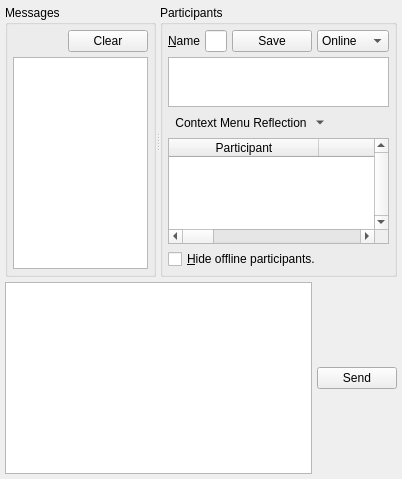
             <widget class="QWidget" name="scrollAreaWidgetContents_2">
              <property name="geometry">
               <rect>
                <x>0</x>
                <y>0</y>
                <width>402</width>
                <height>479</height>
               </rect>
              </property>
              <layout class="QHBoxLayout" name="horizontalLayout_25">
               <property name="spacing">
                <number>5</number>
               </property>
               <property name="margin">
                <number>5</number>
               </property>
               <item>
                <layout class="QVBoxLayout" name="verticalLayout_24">
                 <property name="spacing">
                  <number>5</number>
                 </property>
                 <item>
                  <widget class="QSplitter" name="chatHorizontalSplitter">
                   <property name="orientation">
                    <enum>Qt::Horizontal</enum>
                   </property>
                   <widget class="QGroupBox" name="groupBox_9">
                    <property name="title">
                     <string>Messages</string>
                    </property>
                    <layout class="QVBoxLayout" name="verticalLayout_7">
                     <property name="spacing">
                      <number>5</number>
                     </property>
                     <property name="margin">
                      <number>5</number>
                     </property>
                     <item>
                      <layout class="QHBoxLayout" name="horizontalLayout_27">
                       <property name="spacing">
                        <number>5</number>
                       </property>
                       <item>
                        <spacer name="horizontalSpacer_23">
                         <property name="orientation">
                          <enum>Qt::Horizontal</enum>
                         </property>
                         <property name="sizeHint" stdset="0">
                          <size>
                           <width>40</width>
                           <height>20</height>
                          </size>
                         </property>
                        </spacer>
                       </item>
                       <item>
                        <widget class="QPushButton" name="clearMessages">
                         <property name="text">
                          <string>Clear</string>
                         </property>
                        </widget>
                       </item>
                      </layout>
                     </item>
                     <item>
                      <widget class="QTextBrowser" name="messages">
                       <property name="tabChangesFocus">
                        <bool>true</bool>
                       </property>
                       <property name="textInteractionFlags">
                        <set>Qt::LinksAccessibleByMouse|Qt::TextSelectableByKeyboard|Qt::TextSelectableByMouse</set>
                       </property>
                       <property name="openLinks">
                        <bool>false</bool>
                       </property>
                      </widget>
                     </item>
                    </layout>
                   </widget>
                   <widget class="QGroupBox" name="groupBox">
                    <property name="title">
                     <string>Participants</string>
                    </property>
                    <layout class="QVBoxLayout" name="verticalLayout_19">
                     <property name="spacing">
                      <number>5</number>
                     </property>
                     <property name="margin">
                      <number>5</number>
                     </property>
                     <item>
                      <layout class="QHBoxLayout" name="horizontalLayout_9">
                       <property name="spacing">
                        <number>5</number>
                       </property>
                       <item>
                        <widget class="QLabel" name="label_5">
                         <property name="text">
                          <string>&amp;Name</string>
                         </property>
                         <property name="buddy">
                          <cstring>nodeName</cstring>
                         </property>
                        </widget>
                       </item>
                       <item>
                        <widget class="QLineEdit" name="nodeName"/>
                       </item>
                       <item>
                        <widget class="QPushButton" name="saveNodeName">
                         <property name="text">
                          <string>Save</string>
                         </property>
                        </widget>
                       </item>
                       <item>
                        <widget class="QComboBox" name="status">
                         <property name="sizePolicy">
                          <sizepolicy hsizetype="Fixed" vsizetype="Fixed">
                           <horstretch>0</horstretch>
                           <verstretch>0</verstretch>
                          </sizepolicy>
                         </property>
                         <property name="currentIndex">
                          <number>4</number>
                         </property>
                         <property name="sizeAdjustPolicy">
                          <enum>QComboBox::AdjustToContents</enum>
                         </property>
                         <item>
                          <property name="text">
                           <string>Away</string>
                          </property>
                         </item>
                         <item>
                          <property name="text">
                           <string>Busy</string>
                          </property>
                         </item>
                         <item>
                          <property name="text">
                           <string>Custom</string>
                          </property>
                         </item>
                         <item>
                          <property name="text">
                           <string>Offline</string>
                          </property>
                         </item>
                         <item>
                          <property name="text">
                           <string>Online</string>
                          </property>
                         </item>
                        </widget>
                       </item>
                      </layout>
                     </item>
                     <item>
                      <widget class="QTextEdit" name="custom">
                       <property name="maximumSize">
                        <size>
                         <width>16777215</width>
                         <height>50</height>
                        </size>
                       </property>
                       <property name="toolTip">
                        <string>Please provide a status message.</string>
                       </property>
                       <property name="tabChangesFocus">
                        <bool>true</bool>
                       </property>
                       <property name="acceptRichText">
                        <bool>false</bool>
                       </property>
                      </widget>
                     </item>
                     <item>
                      <layout class="QHBoxLayout" name="horizontalLayout_101">
                       <property name="spacing">
                        <number>5</number>
                       </property>
                       <item>
                        <widget class="QToolButton" name="chatActionMenu">
                         <property name="toolTip">
                          <string>Context Menu</string>
                         </property>
                         <property name="text">
                          <string>Context Menu Reflection</string>
                         </property>
                         <property name="icon">
                          <iconset resource="../Icons/icons.qrc">
                           <normaloff>:/generic/menu.png</normaloff>:/generic/menu.png</iconset>
                         </property>
                         <property name="popupMode">
                          <enum>QToolButton::MenuButtonPopup</enum>
                         </property>
                         <property name="autoRaise">
                          <bool>true</bool>
                         </property>
                        </widget>
                       </item>
                       <item>
                        <spacer name="horizontalSpacer_70">
                         <property name="orientation">
                          <enum>Qt::Horizontal</enum>
                         </property>
                         <property name="sizeHint" stdset="0">
                          <size>
                           <width>40</width>
                           <height>20</height>
                          </size>
                         </property>
                        </spacer>
                       </item>
                      </layout>
                     </item>
                     <item>
                      <widget class="QTableWidget" name="participants">
                       <property name="verticalScrollBarPolicy">
                        <enum>Qt::ScrollBarAlwaysOn</enum>
                       </property>
                       <property name="alternatingRowColors">
                        <bool>true</bool>
                       </property>
                       <property name="selectionBehavior">
                        <enum>QAbstractItemView::SelectRows</enum>
                       </property>
                       <property name="horizontalScrollMode">
                        <enum>QAbstractItemView::ScrollPerPixel</enum>
                       </property>
                       <property name="sortingEnabled">
                        <bool>true</bool>
                       </property>
                       <attribute name="horizontalHeaderDefaultSectionSize">
                        <number>150</number>
                       </attribute>
                       <attribute name="horizontalHeaderStretchLastSection">
                        <bool>true</bool>
                       </attribute>
                       <column>
                        <property name="text">
                         <string>Participant</string>
                        </property>
                       </column>
                       <column>
                        <property name="text">
                         <string>OID</string>
                        </property>
                       </column>
                       <column>
                        <property name="text">
                         <string>neighbor_oid</string>
                        </property>
                       </column>
                       <column>
                        <property name="text">
                         <string>public_key_hash</string>
                        </property>
                       </column>
                       <column>
                        <property name="text">
                         <string>Status</string>
                        </property>
                       </column>
                       <column>
                        <property name="text">
                         <string>Last Status Change</string>
                        </property>
                       </column>
                       <column>
                        <property name="text">
                         <string>Gemini AES-256 Encryption Key</string>
                        </property>
                       </column>
                       <column>
                        <property name="text">
                         <string>Gemini SHA-512 Hash Key</string>
                        </property>
                       </column>
                      </widget>
                     </item>
                     <item>
                      <layout class="QHBoxLayout" name="horizontalLayout">
                       <property name="spacing">
                        <number>5</number>
                       </property>
                       <item>
                        <widget class="QCheckBox" name="hideOfflineParticipants">
                         <property name="text">
                          <string>&amp;Hide offline participants.</string>
                         </property>
                        </widget>
                       </item>
                       <item>
                        <spacer name="horizontalSpacer">
                         <property name="orientation">
                          <enum>Qt::Horizontal</enum>
                         </property>
                         <property name="sizeHint" stdset="0">
                          <size>
                           <width>40</width>
                           <height>20</height>
                          </size>
                         </property>
                        </spacer>
                       </item>
                      </layout>
                     </item>
                    </layout>
                   </widget>
                  </widget>
                 </item>
                 <item>
                  <layout class="QHBoxLayout" name="horizontalLayout_14">
                   <property name="spacing">
                    <number>5</number>
                   </property>
                   <item>
                    <widget class="spoton_textedit" name="message">
                     <property name="sizePolicy">
                      <sizepolicy hsizetype="Expanding" vsizetype="Fixed">
                       <horstretch>0</horstretch>
                       <verstretch>0</verstretch>
                      </sizepolicy>
                     </property>
                     <property name="tabChangesFocus">
                      <bool>true</bool>
                     </property>
                     <property name="acceptRichText">
                      <bool>false</bool>
                     </property>
                    </widget>
                   </item>
                   <item>
                    <layout class="QVBoxLayout" name="verticalLayout_23">
                     <property name="spacing">
                      <number>5</number>
                     </property>
                     <item>
                      <widget class="QPushButton" name="sendMessage">
                       <property name="toolTip">
                        <string>&lt;html&gt;&lt;head/&gt;&lt;body&gt;&lt;table border=&quot;0&quot; style=&quot; margin-top:0px; margin-bottom:0px; margin-left:0px; margin-right:0px;&quot; width=&quot;754&quot; cellspacing=&quot;2&quot; cellpadding=&quot;0&quot;&gt;&lt;tr&gt;&lt;td colspan=&quot;3&quot; bgcolor=&quot;#ffffca&quot;&gt;&lt;p align=&quot;center&quot;&gt;&lt;span style=&quot; font-size:18pt; font-weight:600;&quot;&gt;List of Emoticons&lt;/span&gt;&lt;/p&gt;&lt;/td&gt;&lt;td width=&quot;20&quot; rowspan=&quot;10&quot; bgcolor=&quot;#66cc99&quot;/&gt;&lt;td width=&quot;120&quot; bgcolor=&quot;#ffffca&quot;&gt;&lt;p align=&quot;center&quot;&gt;&lt;span style=&quot; font-size:18pt;&quot;&gt;:-)(-:&lt;/span&gt;&lt;/p&gt;&lt;/td&gt;&lt;td width=&quot;110&quot; bgcolor=&quot;#ffffca&quot;&gt;&lt;p&gt;&lt;span style=&quot; font-size:18pt;&quot;&gt;kiss&lt;/span&gt;&lt;/p&gt;&lt;/td&gt;&lt;td width=&quot;70&quot; bgcolor=&quot;#ffffca&quot;&gt;&lt;p align=&quot;center&quot;&gt;&lt;img src=&quot;:/emoticons/kiss.png&quot;/&gt;&lt;/p&gt;&lt;/td&gt;&lt;/tr&gt;&lt;tr&gt;&lt;td width=&quot;120&quot; bgcolor=&quot;#ffffca&quot;&gt;&lt;p align=&quot;center&quot;&gt;&lt;span style=&quot; font-size:18pt;&quot;&gt;O:-)&lt;/span&gt;&lt;/p&gt;&lt;/td&gt;&lt;td width=&quot;110&quot; bgcolor=&quot;#ffffca&quot;&gt;&lt;p&gt;&lt;span style=&quot; font-size:18pt;&quot;&gt;angel&lt;/span&gt;&lt;/p&gt;&lt;/td&gt;&lt;td width=&quot;70&quot; bgcolor=&quot;#ffffca&quot;&gt;&lt;p align=&quot;center&quot;&gt;&lt;img src=&quot;:/emoticons/angel.png&quot;/&gt;&lt;/p&gt;&lt;/td&gt;&lt;td bgcolor=&quot;#ffffca&quot;&gt;&lt;p align=&quot;center&quot;&gt;&lt;span style=&quot; font-size:18pt;&quot;&gt;:|&lt;/span&gt;&lt;/p&gt;&lt;/td&gt;&lt;td bgcolor=&quot;#ffffca&quot;&gt;&lt;p&gt;&lt;span style=&quot; font-size:18pt;&quot;&gt;neutral&lt;/span&gt;&lt;/p&gt;&lt;/td&gt;&lt;td bgcolor=&quot;#ffffca&quot;&gt;&lt;p align=&quot;center&quot;&gt;&lt;img src=&quot;:/emoticons/neutral.png&quot;/&gt;&lt;/p&gt;&lt;/td&gt;&lt;/tr&gt;&lt;tr&gt;&lt;td bgcolor=&quot;#ffffca&quot;&gt;&lt;p align=&quot;center&quot;&gt;&lt;span style=&quot; font-size:18pt; background-color:#ffffca;&quot;&gt;:-||&lt;/span&gt;&lt;/p&gt;&lt;/td&gt;&lt;td bgcolor=&quot;#ffffca&quot;&gt;&lt;p&gt;&lt;span style=&quot; font-size:18pt;&quot;&gt;angry&lt;/span&gt;&lt;/p&gt;&lt;/td&gt;&lt;td bgcolor=&quot;#ffffca&quot;&gt;&lt;p align=&quot;center&quot;&gt;&lt;img src=&quot;:/emoticons/angry.png&quot;/&gt;&lt;/p&gt;&lt;/td&gt;&lt;td bgcolor=&quot;#ffffca&quot;&gt;&lt;p align=&quot;center&quot;&gt;&lt;span style=&quot; font-size:18pt;&quot;&gt;(t)&lt;/span&gt;&lt;/p&gt;&lt;/td&gt;&lt;td bgcolor=&quot;#ffffca&quot;&gt;&lt;p&gt;&lt;span style=&quot; font-size:18pt;&quot;&gt;phone&lt;/span&gt;&lt;/p&gt;&lt;/td&gt;&lt;td bgcolor=&quot;#ffffca&quot;&gt;&lt;p align=&quot;center&quot;&gt;&lt;img src=&quot;:/emoticons/phone.png&quot;/&gt;&lt;/p&gt;&lt;/td&gt;&lt;/tr&gt;&lt;tr&gt;&lt;td bgcolor=&quot;#ffffca&quot;&gt;&lt;p align=&quot;center&quot;&gt;&lt;span style=&quot; font-size:18pt;&quot;&gt;:-/ &lt;/span&gt;&lt;/p&gt;&lt;/td&gt;&lt;td bgcolor=&quot;#ffffca&quot;&gt;&lt;p&gt;&lt;span style=&quot; font-size:18pt;&quot;&gt;confused&lt;/span&gt;&lt;/p&gt;&lt;/td&gt;&lt;td bgcolor=&quot;#ffffca&quot;&gt;&lt;p align=&quot;center&quot;&gt;&lt;img src=&quot;:/emoticons/confused.png&quot;/&gt;&lt;/p&gt;&lt;/td&gt;&lt;td bgcolor=&quot;#ffffca&quot;&gt;&lt;p align=&quot;center&quot;&gt;&lt;span style=&quot; font-size:18pt;&quot;&gt;@&amp;gt;--&amp;gt;--&lt;/span&gt;&lt;/p&gt;&lt;/td&gt;&lt;td bgcolor=&quot;#ffffca&quot;&gt;&lt;p&gt;&lt;span style=&quot; font-size:18pt;&quot;&gt;rose&lt;/span&gt;&lt;/p&gt;&lt;/td&gt;&lt;td bgcolor=&quot;#ffffca&quot;&gt;&lt;p align=&quot;center&quot;&gt;&lt;img src=&quot;:/emoticons/rose.png&quot;/&gt;&lt;/p&gt;&lt;/td&gt;&lt;/tr&gt;&lt;tr&gt;&lt;td bgcolor=&quot;#ffffca&quot;&gt;&lt;p align=&quot;center&quot;&gt;&lt;span style=&quot; font-size:18pt;&quot;&gt;8-)&lt;/span&gt;&lt;/p&gt;&lt;/td&gt;&lt;td bgcolor=&quot;#ffffca&quot;&gt;&lt;p&gt;&lt;span style=&quot; font-size:18pt;&quot;&gt;cool&lt;/span&gt;&lt;/p&gt;&lt;/td&gt;&lt;td bgcolor=&quot;#ffffca&quot;&gt;&lt;p align=&quot;center&quot;&gt;&lt;img src=&quot;:/emoticons/glasses-cool.png&quot;/&gt;&lt;/p&gt;&lt;/td&gt;&lt;td bgcolor=&quot;#ffffca&quot;&gt;&lt;p align=&quot;center&quot;&gt;&lt;span style=&quot; font-size:18pt;&quot;&gt;:-(&lt;/span&gt;&lt;/p&gt;&lt;/td&gt;&lt;td bgcolor=&quot;#ffffca&quot;&gt;&lt;p&gt;&lt;span style=&quot; font-size:18pt;&quot;&gt;sad&lt;/span&gt;&lt;/p&gt;&lt;/td&gt;&lt;td bgcolor=&quot;#ffffca&quot;&gt;&lt;p align=&quot;center&quot;&gt;&lt;img src=&quot;:/emoticons/sad.png&quot;/&gt;&lt;/p&gt;&lt;/td&gt;&lt;/tr&gt;&lt;tr&gt;&lt;td bgcolor=&quot;#ffffca&quot;&gt;&lt;p align=&quot;center&quot;&gt;&lt;span style=&quot; font-size:18pt;&quot;&gt;:'(&lt;/span&gt;&lt;/p&gt;&lt;/td&gt;&lt;td bgcolor=&quot;#ffffca&quot;&gt;&lt;p&gt;&lt;span style=&quot; font-size:18pt;&quot;&gt;crying&lt;/span&gt;&lt;/p&gt;&lt;/td&gt;&lt;td bgcolor=&quot;#ffffca&quot;&gt;&lt;p align=&quot;center&quot;&gt;&lt;img src=&quot;:/emoticons/crying.png&quot;/&gt;&lt;/p&gt;&lt;/td&gt;&lt;td bgcolor=&quot;#ffffca&quot;&gt;&lt;p align=&quot;center&quot;&gt;&lt;span style=&quot; font-size:18pt;&quot;&gt;:-O&lt;/span&gt;&lt;/p&gt;&lt;/td&gt;&lt;td bgcolor=&quot;#ffffca&quot;&gt;&lt;p&gt;&lt;span style=&quot; font-size:18pt;&quot;&gt;shocked&lt;/span&gt;&lt;/p&gt;&lt;/td&gt;&lt;td bgcolor=&quot;#ffffca&quot;&gt;&lt;p align=&quot;center&quot;&gt;&lt;img src=&quot;:/emoticons/shocked.png&quot;/&gt;&lt;/p&gt;&lt;/td&gt;&lt;/tr&gt;&lt;tr&gt;&lt;td bgcolor=&quot;#ffffca&quot;&gt;&lt;p align=&quot;center&quot;&gt;&lt;span style=&quot; font-size:18pt;&quot;&gt;o-)&lt;/span&gt;&lt;/p&gt;&lt;/td&gt;&lt;td bgcolor=&quot;#ffffca&quot;&gt;&lt;p&gt;&lt;span style=&quot; font-size:18pt;&quot;&gt;cyclops&lt;/span&gt;&lt;/p&gt;&lt;/td&gt;&lt;td bgcolor=&quot;#ffffca&quot;&gt;&lt;p align=&quot;center&quot;&gt;&lt;img src=&quot;:/emoticons/cyclops.png&quot;/&gt;&lt;/p&gt;&lt;/td&gt;&lt;td bgcolor=&quot;#ffffca&quot;&gt;&lt;p align=&quot;center&quot;&gt;&lt;span style=&quot; font-size:18pt;&quot;&gt;C:-)&lt;/span&gt;&lt;/p&gt;&lt;/td&gt;&lt;td bgcolor=&quot;#ffffca&quot;&gt;&lt;p&gt;&lt;span style=&quot; font-size:18pt;&quot;&gt;skywalker&lt;/span&gt;&lt;/p&gt;&lt;/td&gt;&lt;td bgcolor=&quot;#ffffca&quot;&gt;&lt;p align=&quot;center&quot;&gt;&lt;img src=&quot;:/emoticons/skywalker.png&quot;/&gt;&lt;/p&gt;&lt;/td&gt;&lt;/tr&gt;&lt;tr&gt;&lt;td bgcolor=&quot;#ffffca&quot;&gt;&lt;p align=&quot;center&quot;&gt;&lt;span style=&quot; font-size:18pt;&quot;&gt;}:)&lt;/span&gt;&lt;/p&gt;&lt;/td&gt;&lt;td bgcolor=&quot;#ffffca&quot;&gt;&lt;p&gt;&lt;span style=&quot; font-size:18pt;&quot;&gt;devil&lt;/span&gt;&lt;/p&gt;&lt;/td&gt;&lt;td bgcolor=&quot;#ffffca&quot;&gt;&lt;p align=&quot;center&quot;&gt;&lt;img src=&quot;:/emoticons/devil.png&quot;/&gt;&lt;/p&gt;&lt;/td&gt;&lt;td bgcolor=&quot;#ffffca&quot;&gt;&lt;p align=&quot;center&quot;&gt;&lt;span style=&quot; font-size:18pt;&quot;&gt;:-)&lt;/span&gt;&lt;/p&gt;&lt;/td&gt;&lt;td bgcolor=&quot;#ffffca&quot;&gt;&lt;p&gt;&lt;span style=&quot; font-size:18pt;&quot;&gt;smile&lt;/span&gt;&lt;/p&gt;&lt;/td&gt;&lt;td bgcolor=&quot;#ffffca&quot;&gt;&lt;p align=&quot;center&quot;&gt;&lt;img src=&quot;:/emoticons/smile.png&quot;/&gt;&lt;/p&gt;&lt;/td&gt;&lt;/tr&gt;&lt;tr&gt;&lt;td bgcolor=&quot;#ffffca&quot;&gt;&lt;p align=&quot;center&quot;&gt;&lt;span style=&quot; font-size:18pt;&quot;&gt;:-D&lt;/span&gt;&lt;/p&gt;&lt;/td&gt;&lt;td bgcolor=&quot;#ffffca&quot;&gt;&lt;p&gt;&lt;span style=&quot; font-size:18pt;&quot;&gt;laugh&lt;/span&gt;&lt;/p&gt;&lt;/td&gt;&lt;td bgcolor=&quot;#ffffca&quot;&gt;&lt;p align=&quot;center&quot;&gt;&lt;img src=&quot;:/emoticons/laugh.png&quot;/&gt;&lt;/p&gt;&lt;/td&gt;&lt;td bgcolor=&quot;#ffffca&quot;&gt;&lt;p align=&quot;center&quot;&gt;&lt;span style=&quot; font-size:18pt;&quot;&gt;:-P&lt;/span&gt;&lt;/p&gt;&lt;/td&gt;&lt;td bgcolor=&quot;#ffffca&quot;&gt;&lt;p&gt;&lt;span style=&quot; font-size:18pt;&quot;&gt;tongue&lt;/span&gt;&lt;/p&gt;&lt;/td&gt;&lt;td bgcolor=&quot;#ffffca&quot;&gt;&lt;p align=&quot;center&quot;&gt;&lt;img src=&quot;:/emoticons/tongue.png&quot;/&gt;&lt;/p&gt;&lt;/td&gt;&lt;/tr&gt;&lt;tr&gt;&lt;td bgcolor=&quot;#ffffca&quot;&gt;&lt;p align=&quot;center&quot;&gt;&lt;span style=&quot; font-size:18pt;&quot;&gt;:-))&lt;/span&gt;&lt;/p&gt;&lt;/td&gt;&lt;td bgcolor=&quot;#ffffca&quot;&gt;&lt;p&gt;&lt;span style=&quot; font-size:18pt;&quot;&gt;happy&lt;/span&gt;&lt;/p&gt;&lt;/td&gt;&lt;td bgcolor=&quot;#ffffca&quot;&gt;&lt;p align=&quot;center&quot;&gt;&lt;img src=&quot;:/emoticons/happy.png&quot;/&gt;&lt;/p&gt;&lt;/td&gt;&lt;td bgcolor=&quot;#ffffca&quot;&gt;&lt;p align=&quot;center&quot;&gt;&lt;span style=&quot; font-size:18pt;&quot;&gt;;)&lt;/span&gt;&lt;/p&gt;&lt;/td&gt;&lt;td bgcolor=&quot;#ffffca&quot;&gt;&lt;p&gt;&lt;span style=&quot; font-size:18pt;&quot;&gt;wink&lt;/span&gt;&lt;/p&gt;&lt;/td&gt;&lt;td bgcolor=&quot;#ffffca&quot;&gt;&lt;p align=&quot;center&quot;&gt;&lt;img src=&quot;:/emoticons/wink.png&quot;/&gt;&lt;/p&gt;&lt;/td&gt;&lt;/tr&gt;&lt;/table&gt;&lt;/body&gt;&lt;/html&gt;</string>
                       </property>
                       <property name="text">
                        <string>Send</string>
                       </property>
                      </widget>
                     </item>
                    </layout>
                   </item>
                  </layout>
                 </item>
                </layout>
               </item>
              </layout>
             </widget>
